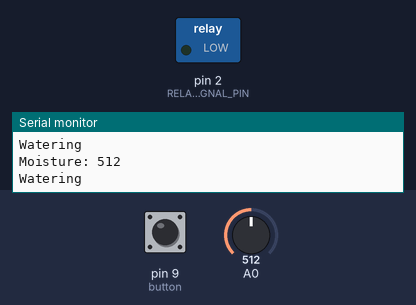
A sketch run on a simulated Arduino Uno, built with avr-gcc and run on an emulated ATmega328P. Parts: switched loads named in the sketch (green lamp = pin HIGH), the last lines printed to the serial monitor. The test bench sets the inputs (shaded band); at power-on: A0 = 512, pin 9 (button) HIGH.

Above: at 7.3 s.
7.4 s: A0 set to 340
13.2 s: pin 9 (button) pulled LOW for 3 s
At 14.8 s:
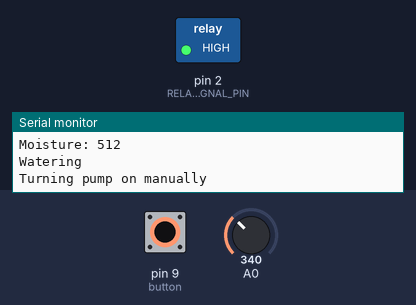
19.0 s: A0 set to 359
At 19.6 s:
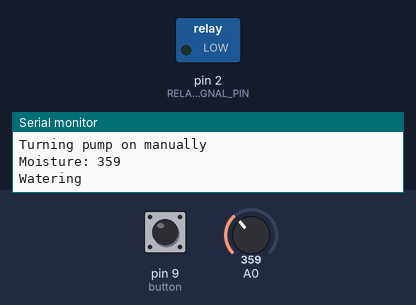
28.5 s: A0 set to 306
At 29.1 s:
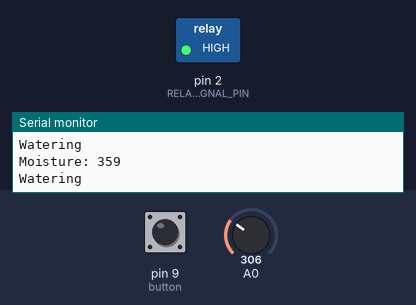
Timing chart, 0 to 31.5 s (numbered marks = the images above; inputs shaded):
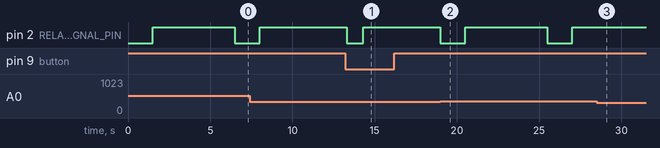

Measured:
- the behaviour switches between 350 and 351 on A0 (found by bisection; images 1 and 2)
- after the input at 13.2 s, pin 2 (RELAY_1_CTRL_SIGNAL_PIN): HIGH → LOW after 0.10 s, → HIGH 1.0 s later
- after the input at 19.0 s, pin 2 (RELAY_1_CTRL_SIGNAL_PIN): alternates HIGH for 5.0 s and LOW for 1.5 s, starting at once
- after the input at 28.5 s, pin 2 (RELAY_1_CTRL_SIGNAL_PIN): stays HIGH (without the input it goes to LOW after 3.5 s)

The sketch:

moisture-meter-pump.ino
```cpp
#include <ezButton.h>

ezButton button(9);  // create ezButton object that attach to pin 7;

int RELAY_1_CTRL_SIGNAL_PIN = 2;
int TARGET_MOISTURE = 350;

void setup() {
  // general
  Serial.begin(9600);

  // capacitive moisture reader
  pinMode(A0, INPUT);

  // relay controls
  pinMode(RELAY_1_CTRL_SIGNAL_PIN, OUTPUT);
  digitalWrite(RELAY_1_CTRL_SIGNAL_PIN, HIGH);

  // button setup
  button.setDebounceTime(100);
}

void loop() {
  button.loop();

  if (button.isPressed()) {
    Serial.println("Turning pump on manually");
    turn_on_pump(1000);
  }

  int moisture_reading = meassure_moisture();
  if (moisture_reading > TARGET_MOISTURE) {
    Serial.print("Moisture: ");
    Serial.println(moisture_reading);
    Serial.println("Watering");
    turn_on_pump(1500);
    delay(5000);
  }
}

int turn_on_pump(int d) {
  digitalWrite(RELAY_1_CTRL_SIGNAL_PIN, LOW);
  delay(d);
  digitalWrite(RELAY_1_CTRL_SIGNAL_PIN, HIGH);
}

int meassure_moisture() {
  int val = analogRead(A0);
  return val;
}
```
